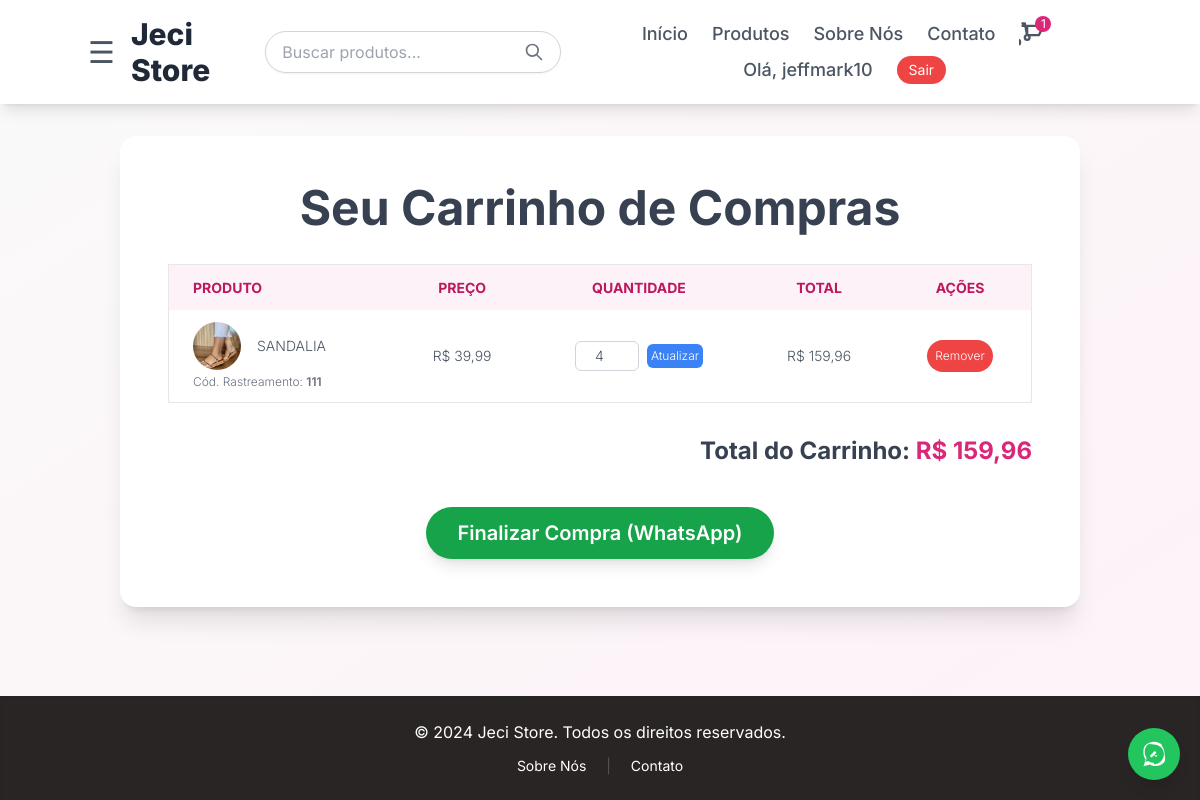
/store/carrinho/ (signed in), run on an earlier commit of the app's database.
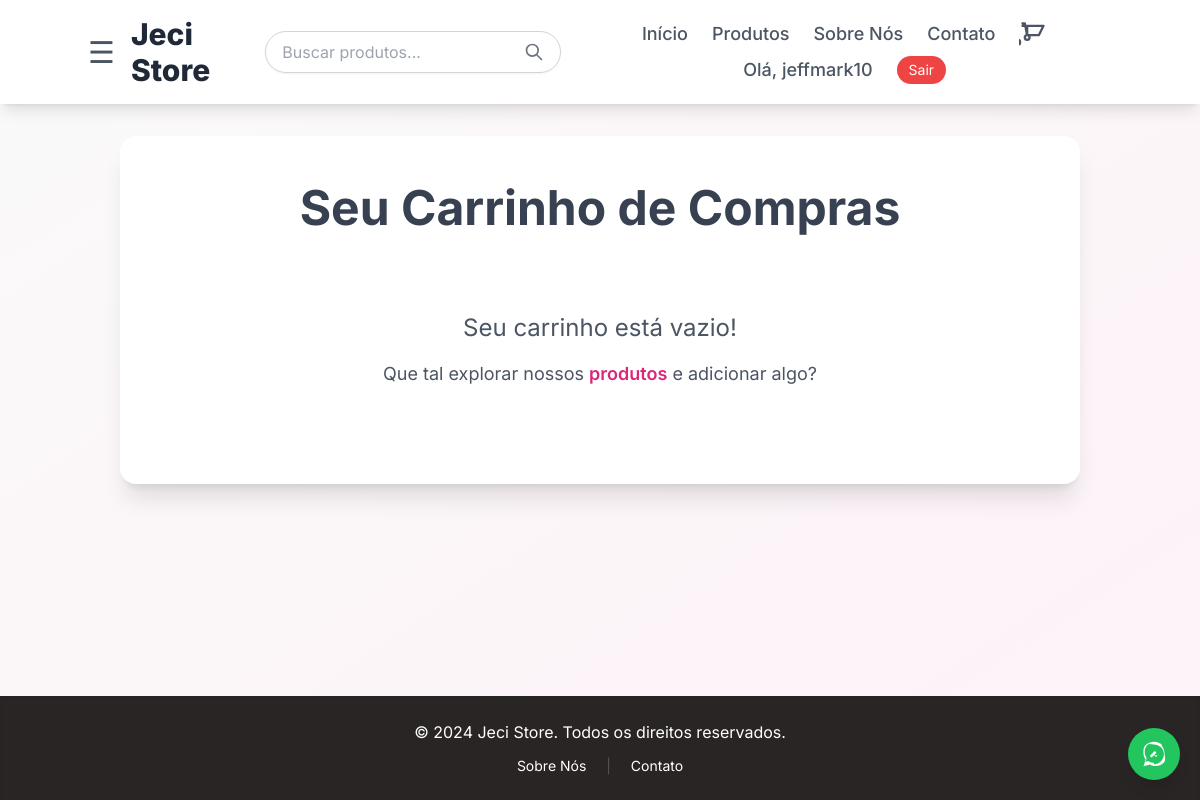
And on a later commit of the database.
### store/models.py (models this page shows, shortened)
class CartItem(models.Model):
    cart = models.ForeignKey(Cart, on_delete=models.CASCADE, related_name='items', verbose_name="Carrinho")
    product = models.ForeignKey(Product, on_delete=models.CASCADE, verbose_name="Produto")
    quantity = models.PositiveIntegerField(default=1, verbose_name="Quantidade")
    added_at = models.DateTimeField(auto_now_add=True, verbose_name="Adicionado Em")
    class Meta:
        verbose_name_plural = "Itens do Carrinho"
        unique_together = ('cart', 'product')
    def get_total_price(self):
        return self.quantity * self.product.price

class Product(models.Model):
    name = models.CharField(max_length=200, verbose_name="Nome do Produto")
    description = models.TextField(verbose_name="Descrição")
    price = models.DecimalField(max_digits=10, decimal_places=2, verbose_name="Preço")
    image = models.ImageField(upload_to='products/', blank=True, null=True, verbose_name="Imagem do Produto")
    category = models.ForeignKey(
        Category,
        on_delete=models.SET_NULL,
        null=True,
        blank=True,
        related_name='products',
        verbose_name="Categoria"
    )
    seller = models.ForeignKey(
        User,
        on_delete=models.SET_NULL,
        null=True,
        blank=True,
        related_name='products_listed',
        verbose_name="Vendedor"
    )
    stock = models.PositiveIntegerField(default=0, verbose_name="Estoque")
    tracking_code = models.CharField(
        max_length=50,
        blank=True,
        null=True,
        unique=True,
        verbose_name="Código de Rastreamento"
    )
    is_featured = models.BooleanField(default=False, verbose_name="Destaque na Home")
    created_at = models.DateTimeField(auto_now_add=True, verbose_name="Criado Em")
    updated_at = models.DateTimeField(auto_now=True, verbose_name="Atualizado Em")
    class Meta:
        verbose_name_plural = "Produtos"
        ordering = ['name']

class Cart(models.Model):
    user = models.OneToOneField(User, on_delete=models.CASCADE, null=True, blank=True, verbose_name="Usuário")
    session_key = models.CharField(max_length=40, null=True, blank=True, unique=True, verbose_name="Chave de Sessão")
    created_at = models.DateTimeField(auto_now_add=True, verbose_name="Criado Em")
    updated_at = models.DateTimeField(auto_now=True, verbose_name="Atualizado Em")
    class Meta:
        verbose_name_plural = "Carrinhos"
        ordering = ['-created_at']
    def get_total_price(self):
        return sum(item.get_total_price() for item in self.items.all())

### store/views.py (the view)
# urls.py: path('carrinho/', views.ViewCartView.as_view(), name='view_cart'),
class ViewCartView(CategoryTreeMixin, TemplateView):
    template_name = 'cart.html'
    def get_context_data(self, **kwargs):
        context = super().get_context_data(**kwargs)
        cart = get_or_create_cart(self.request)
        context.update({
            'cart': cart,
            'cart_items': cart.items.select_related('product'),
            'page_title': 'Seu Carrinho',
        })
        return context

### store/context_processors.py (called while the page is built, shortened)
def cart_items_count(request):
    cart_count = 0
    if request.user.is_authenticated:
        if hasattr(request.user, 'cart'):
            cart_count = request.user.cart.items.count()
    return {'cart_items_count': cart_count}

def store_settings(request):
    settings_obj = StoreSettings.objects.first()
    if not settings_obj:
        settings_obj = StoreSettings()  # Instância padrão caso a tabela ainda esteja vazia
    return {'store_settings': settings_obj}

### store/views.py (called while the page is built, shortened)
def get_or_create_cart(request):
    session_key = request.session.session_key
    if not session_key:
        request.session.save()
        session_key = request.session.session_key
    if request.user.is_authenticated:
        user_cart, _ = Cart.objects.get_or_create(user=request.user)
        return user_cart

    def get_context_data(self, **kwargs):
        context = super().get_context_data(**kwargs)
        context['categories'] = Category.objects.filter(parent__isnull=True).prefetch_related('children')
        return context

### templates/cart.html (shortened to what the changed rows need)
{% extends 'base.html' %}
{% block content %}
    <div class="bg-white rounded-2xl shadow-xl p-8 lg:p-12 animate-fade-in">
        <h1 class="text-4xl lg:text-5xl font-bold text-gray-700 mb-8 text-center leading-tight">Seu Carrinho de Compras</h1>
        {% if cart.items.all %}
            <div class="overflow-x-auto">
                <table class="min-w-full bg-white border border-gray-200 rounded-lg shadow-sm">
                    <thead>
                        <tr class="bg-pink-50 text-pink-700 uppercase text-sm leading-normal">
                            <th class="py-3 px-6 text-left">Produto</th>
                            <th class="py-3 px-6 text-center">Preço</th>
                            <th class="py-3 px-6 text-center">Quantidade</th>
                            <th class="py-3 px-6 text-center">Total</th>
                            <th class="py-3 px-6 text-center">Ações</th>
                        </tr>
                    </thead>
                    <tbody class="text-gray-600 text-sm font-light">
                        {% for item in cart.items.all %}
                            <tr class="border-b border-gray-200 hover:bg-gray-50">
                                <td class="py-3 px-6 text-left whitespace-nowrap">
                                    <div class="flex items-center">
                                        {% if item.product.image %}
                                            <img class="w-12 h-12 rounded-full object-cover mr-4" src="{{ item.product.image.url }}" alt="{{ item.product.name }}">
                                        {% else %}
                                            <img class="w-12 h-12 rounded-full object-cover mr-4" src="https://placehold.co/50x50/cccccc/ffffff?text=Img" alt="Sem Imagem">
                                        {% endif %}
                                        <span>{{ item.product.name }}</span>
                                    </div>
                                    {% if item.product.tracking_code %}
                                        <p class="text-xs text-gray-500 mt-1">Cód. Rastreamento: <span class="font-semibold">{{ item.product.tracking_code }}</span></p>
                                    {% endif %}
                                </td>
                                <td class="py-3 px-6 text-center">R$ {{ item.product.price|floatformat:2 }}</td>
                                <td class="py-3 px-6 text-center">
                                    <form action="{% url 'store:update_cart_item' item.id %}" method="POST" class="flex items-center justify-center gap-2">
                                        <input type="number" name="quantity" value="{{ item.quantity }}" min="1" max="{{ item.product.stock }}" class="w-16 p-1 border border-gray-300 rounded-md text-center focus:outline-none focus:ring-1 focus:ring-pink-500" {% if item.product.stock == 0 %}disabled{% endif %}>
                                        <button type="submit" class="bg-blue-500 text-white p-1 rounded-md hover:bg-blue-600 transition duration-200 text-xs" {% if item.product.stock == 0 %}disabled{% endif %}>Atualizar</button>
                                    </form>
                                </td>
                                <td class="py-3 px-6 text-center">R$ {{ item.get_total_price|floatformat:2 }}</td>
                                <td class="py-3 px-6 text-center">
                                    <form action="{% url 'store:remove_from_cart' item.id %}" method="POST" class="inline-block">
                                        <button type="submit" class="bg-red-500 text-white p-2 rounded-full hover:bg-red-600 transition duration-200 text-xs">
                                            Remover
                                        </button>
                                    </form>
                                </td>
                            </tr>
                        {% endfor %}
                    </tbody>
                </table>
            </div>
            <div class="flex justify-end mt-8">
                <div class="text-right text-2xl font-bold text-gray-700">
                    Total do Carrinho: <span class="text-pink-600">R$ {{ cart.get_total_price|floatformat:2 }}</span>
                </div>
            </div>
            <div class="flex justify-center mt-10">
                <a href="{% url 'store:checkout_whatsapp' %}" class="bg-green-600 text-white py-3 px-8 rounded-full text-xl font-semibold hover:bg-green-700 transition duration-300 shadow-lg transform hover:-translate-y-1">
                    Finalizar Compra (WhatsApp)
                </a>
            </div>
        {% else %}
            <div class="text-center text-gray-600 py-12">
                <p class="text-2xl mb-4">Seu carrinho está vazio!</p>
                <p class="text-lg">Que tal explorar nossos <a href="{% url 'store:product_list' %}" class="text-pink-600 hover:underline font-semibold">produtos</a> e adicionar algo?</p>
            </div>
        {% endif %}
    </div>
{% endblock %}

### templates/base.html (shortened to what the changed rows need)
<!DOCTYPE html>
<html lang="pt-br">
<head>
    <script src="https://cdn.tailwindcss.com"></script>
</head>
<body class="bg-gradient-to-br from-stone-50 to-pink-50 flex flex-col min-h-screen text-gray-700">
    <div id="main-content-wrapper" class="flex flex-col min-h-screen transition-all duration-500 ease-in-out">
        <header class="bg-white shadow-lg p-4 sticky top-0 z-50">
            <nav class="container mx-auto flex flex-col sm:flex-row justify-between items-center">
                <div class="flex flex-wrap justify-center gap-x-6 gap-y-2 text-lg items-center">
                    <a href="{% url 'store:view_cart' %}" class="relative text-gray-600 hover:text-pink-600 transition duration-200">
                        <svg xmlns="http://www.w3.org/2000/svg" class="h-7 w-7" fill="none" viewBox="0 0 24 24" stroke="currentColor" stroke-width="2">
                            <path stroke-linecap="round" stroke-linejoin="round" d="M3 3h2l.4 2M7 13h10l4-8H5.4M7 13L5.4 5H3m4 8V5m0 8a2 2 0 100 4m0-4a2 2 0 110 4m-8 0a2 2 0 100 4m0-4a2 2 0 110 4" />
                        </svg>
                        {% if cart_items_count > 0 %}
                            <span class="absolute -top-1 -right-1 bg-pink-600 text-white text-xs rounded-full h-4 w-4 flex items-center justify-center">{{ cart_items_count }}</span>
                        {% endif %}
                    </a>
                </div>
            </nav>
        </header>
        <main class="flex-grow container mx-auto p-4 md:p-8">
            {% block content %}{% endblock %}
        </main>
    </div>
</body>
</html>

What changed in the data, as far as the page shows it:
removed CartItem: product.image (picture), product.name "SANDALIA", product.tracking_code "111", product.price "39,99", quantity "4", get_total_price "159,96"
no longer on this page (row unchanged): Cart: get_total_price "159,96"
Also different on the page:
{{ cart_items_count }}: "1" → (not shown)
text no longer shown: "PRODUTO PREÇO QUANTIDADE TOTAL AÇÕES Total do Carrinho: R$ Finalizar Compra (WhatsApp)"
text now shown: "Seu carrinho está vazio! Que tal explorar nossos produtos e adicionar algo?"
